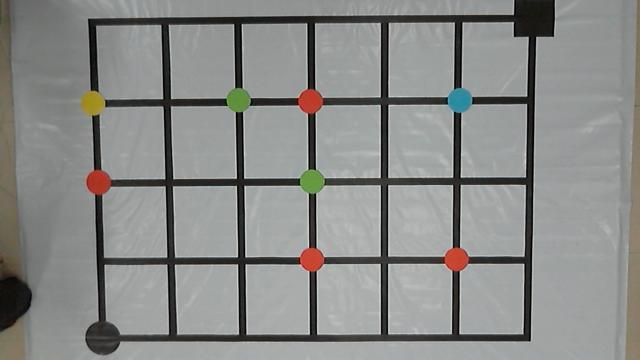
%> input picture MINESWEEPER-Shortest Route Finding/arena.jpg, 640 x 360 px
$ octave --eval "result = cor_detect;"   (GNU Octave 9; MATLAB toolbox functions it lacks are replaced by stand-ins)
%> lines starting %> are read from the running program, lines starting %| are printed output that depends on the picture; in (x1, y1, x2, y2) boxes, pixels count from 0 and x2, y2 are one past the last pixel; in counts of white or black regions, pixels touching at a corner belong together; the program's own positions count from 1
function [x y x0 y0]=cor_detect()
close all
clear all

a=imread('arena.jpg');
%> a is the input picture: size 360x640x3 uint8; mean R, G, B 137.7, 138.6, 136.5
subplot(121);
imshow(a);
title('Arena');
try
    a=rgb2gray(a);
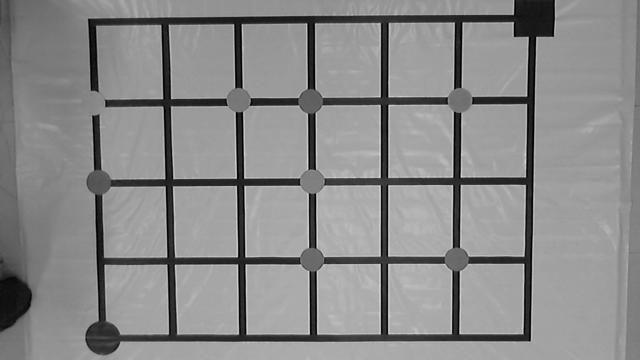
%> a: size 360x640 uint8; min 0, max 228, mean 138
end
%figure,imshow(a);
b=im2bw(a,0.2);
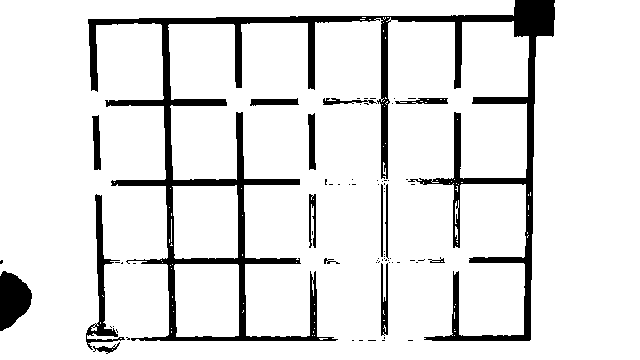
%> b: size 360x640 logical; 89.3% white; 72 black regions (57 under 20 px), largest, box (x1, y1, x2, y2) and area: (88, 0, 555, 341) 19461, (0, 271, 32, 331) 1347, (86, 194, 125, 350) 1234
se=strel('disk',5);
c=imopen(b,se);
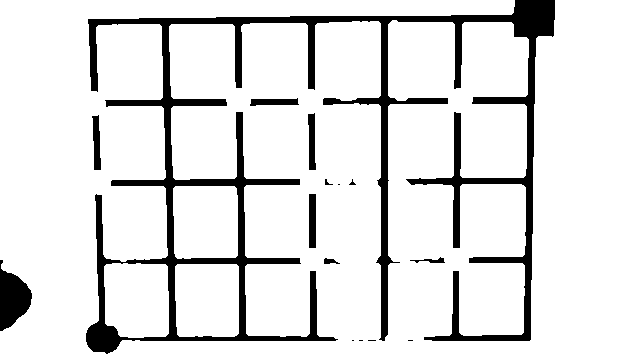
%> c: size 360x640 logical; 88.4% white; 15 black regions (6 under 20 px), largest, box (x1, y1, x2, y2) and area: (86, 0, 555, 354) 23844, (0, 260, 32, 331) 1380, (309, 194, 316, 248) 378
d = bwareaopen(c,30);
d=imrotate(d,180);
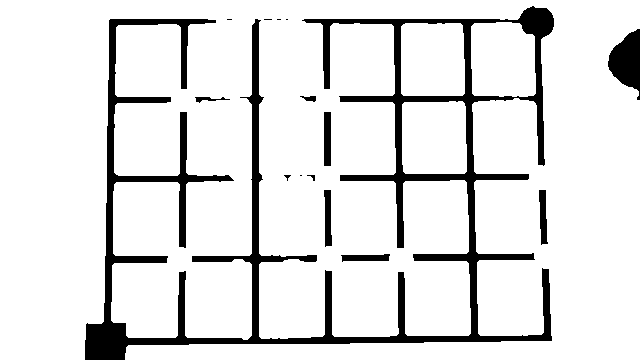
%> d: size 360x640 logical; 88.4% white; 15 black regions (6 under 20 px), largest, box (x1, y1, x2, y2) and area: (85, 6, 554, 360) 23844, (608, 29, 640, 100) 1380, (324, 112, 331, 166) 378
pause();
subplot(122),imshow(d);
imwrite(d,'bin.jpg');
title('Proccessed Arena To Get Corners');
% [9 lines of commented-out code are left out]
h=corner(d);
%> h = 200 rows, first 12: [519 98; 223 99; 288 178; 305 21; 260 21; 314 180; 216 22; 263 98; 314 177; 185 272; 533 254; 168 258]
[l cor1]=min(h(:,1)+h(:,2));
%> l = 132; cor1 = 91
[m cor2]=max(h(:,1)+h(:,2));
%> m = 893; cor2 = 84
[I,J]=size(h);
%> I = 200; J = 2
x0=h(cor1,1);
%> x0 = 111
y0=h(cor1,2);
%> y0 = 21
x=h(cor2,1)-x0;
%> x = 441
y=h(cor2,2)-y0;
%> y = 320
%> `result = cor_detect;`: result = 441
end
